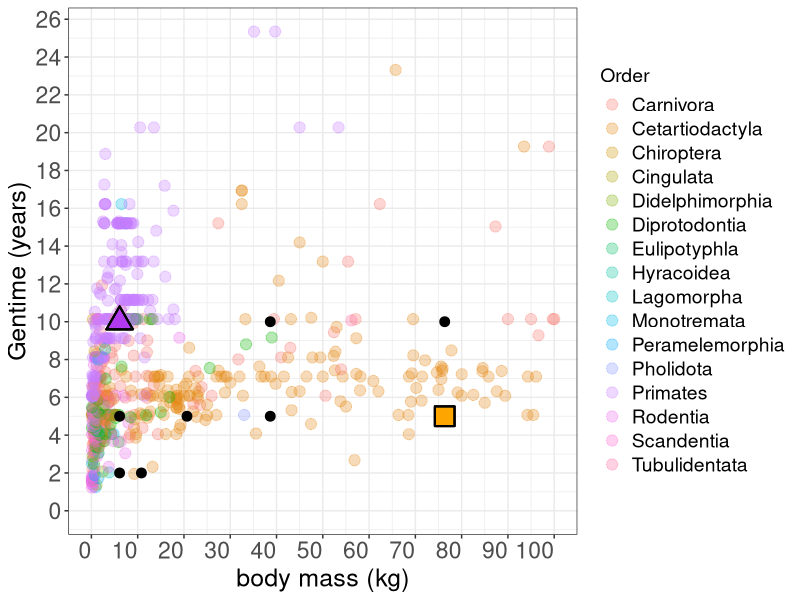
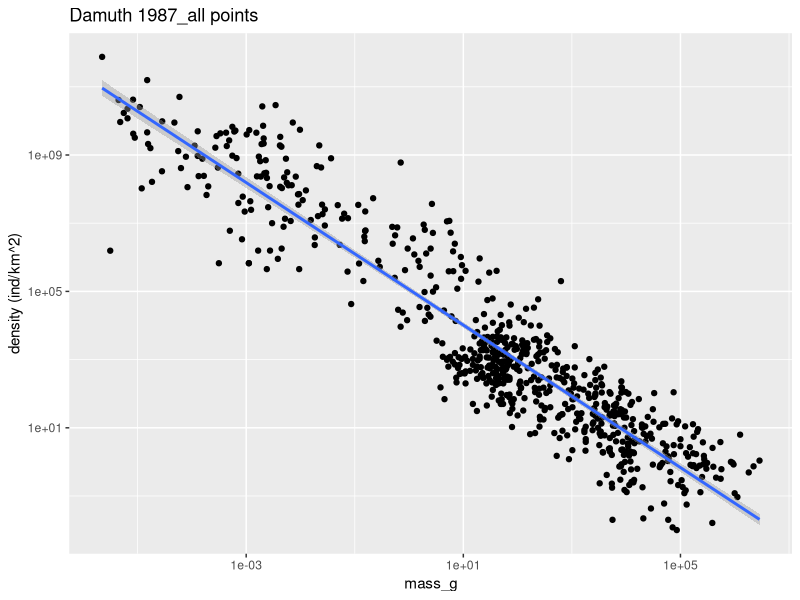
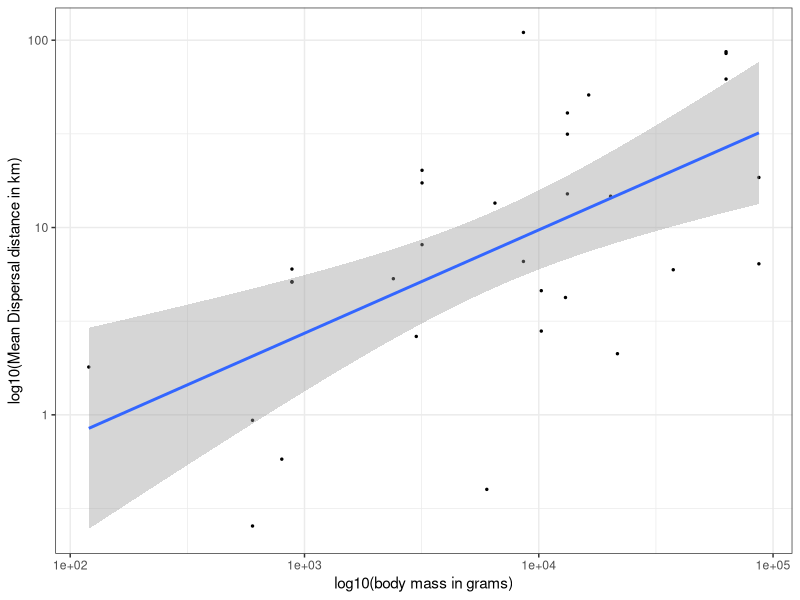

R code for these plots, in order: (Note: this script raises an error after producing the figures.)
## Codes related to Allometric plots

#libraries
library(readxl)
library(ggplot2)
library(dplyr)

## Generation Length vs Body mass
# Data from Pacifici, Michela, et al. "Generation length for mammals." Nature Conservation 5 (2013): 89-94.
GLdata = read_excel("GLmammals.xlsx")

# NA in cases where calculated_GL_d not present
GLdata$Calculated_GL_d[which(GLdata$Calculated_GL_d == "no information")] = NA

o = unique(GLdata$Order)

# we included only data points where GL was calculated based on observations of the species itself, excluding data derived from congenerics species,
# higher taxonomic levels (family or order), or estimates based on body mass. 
a = GLdata %>%
  filter(Sources_GL == "GMA" | Sources_GL == "Rspan-AFB" | Sources_GL == "Rspan-AFR" | Sources_GL == "Rspan-ASMmales" ) %>%
  filter(AdultBodyMass_g>100 & AdultBodyMass_g<100000)

GL_BM_data_filtered = a

# GL and BM data points manually selected
y1 = c(2,2, 5,5,5,5, 10,10,10)*360
x1 = c(10.81,6.09, 76.34,38.65,20.65,6.09, 76.34, 38.65, 6.09)*1000
d = data.frame(x1,y1)

# data points selected for simulation 
y2 = c(0.5, 5,10)*360
x2 = c(300, 76.34, 6.09)*1000
d2 = data.frame(x2, y2)


## Figure 4 (A) in main text and Figure S6 (A) in Supplementary Material
plot_GL_BM = ggplot(a, aes(x = as.numeric(AdultBodyMass_g), y  = as.numeric(GenerationLength_d), color = Order))+
  geom_point(size = 3.5, alpha = 0.3)+
  #labs(title = "C")+
  geom_point(data = d, aes(x = x1, y = y1), color = 'black', shape = 19, size = 3)+
  geom_point(data = d2, aes(x = x2[2], y = y2[2]), color = 'orange', shape = 15, size = 6)+
  geom_point(data = d2, aes(x = x2[2], y = y2[2]), color = 'black', shape = 0, size = 6, stroke = 1)+
  geom_point(data = d2, aes(x = x2[3], y = y2[3]), color = 'darkorchid2', shape = 17, size = 6)+
  geom_point(data = d2, aes(x = x2[3], y = y2[3]), color = 'black', shape = 2, size = 6, , stroke = 1)+
  ylab("Gentime (years)")+
  xlab("body mass (kg)")+
  scale_y_continuous(breaks=c(0, 720, 1440, 2160, 2880, 3600, 4320, 5040, 5760, 6480, 7200, 7920, 8640,9360), 
                     labels = c(0, 2,4,6,8,10,12,14,16,18,20,22,24,26))+
  scale_x_continuous(breaks=c(0, 10000, 20000, 30000, 40000, 50000, 60000,
                              70000, 80000, 90000, 100000),
                     labels = c(0,10,20,30,40,50,60,70,80,90,100))+
  expand_limits(x=0, y=0)+
  theme_bw()+
  theme(axis.text = element_text(angle = 0, hjust = 1, size = rel(1.5)),
        axis.title=element_text(size=18), legend.text=element_text(size=14), legend.title = element_text(size = 14),
        plot.title = element_text(size=18))

plot_GL_BM

#################################################################################

# Population Density vs Body Mass
# Data from Damuth, John. "Interspecific allometry of population density in mammals and other animals: the independence of body mass and population energy-use." Biological Journal of the Linnean Society 31.3 (1987): 193-246.

PDdata = read_excel("damuth1987.xlsx")

PDdata$type = as.factor(PDdata$type)
levels(PDdata$type)[levels(PDdata$type)=="Primates"] <- "primates"

a = PDdata

a %>%
  ggplot(aes(x = (mass_g), y = density))+
  ggtitle('Damuth 1987_all points')+
  geom_point()+
  ylab("density (ind/km^2)")+
  xlab("mass_g")+
  stat_smooth(method="lm")+
  scale_x_continuous(trans = 'log10') +
  scale_y_continuous(trans = 'log10')



################################################################################

# Dispersal Distance and Body Mass
# Data from Santini, Luca, et al. "Ecological correlates of dispersal distance in terrestrial mammals." Hystrix: The Italian Journal of Mammalogy 24.2 (2013).

DD_data =read.csv("DD_BM_2013_santini.csv")

# taking dispersal distances for species with body masses > 100 gm
DD_data = DD_data %>%
  filter(!is.na(DD_data$BM_g) & !is.na(DD_data$Mean_m) & !is.na(DD_data$Mean_f) & DD_data$BM_g > 100)

## FINDING THE ALLOMETRIC RELATIONSHIP BETWEEN DISPERSAL DISTANCE AND BODY MASS.

# plotting log10 - log10 scale
#using only male values because females are nearly equal to males

df = DD_data %>%
  select(Family, Species, Mean_m, Mean_f, BM_g) %>%
  filter(pmax(Mean_m, Mean_f)/pmin(Mean_m, Mean_f) < 1.2) %>%
  mutate(ratio = pmax(Mean_m, Mean_f)/pmin(Mean_m, Mean_f))


ggplot(df, aes(x = BM_g, y = Mean_m))+
  geom_point(size = 0.5)+
  scale_x_continuous(trans = 'log10')+
  scale_y_continuous(trans = 'log10')+
  ylab("log10(Mean Dispersal distance in km)")+
  xlab("log10(body mass in grams)")+
  theme_bw()+
  stat_smooth(method="lm")


model = lm(log(df$Mean_m) ~ log(df$BM_g))
intercept = model$coefficients[1]
slope = model$coefficients[2]
model



x = c(10.81, 6.09, 76.34, 38.65, 20.65)*1000  #body mass in grams
y = ((x)^(0.5588))*0.0454
d = data.frame(x,y)

x1 = c(330, 330, 130, 130, 52, 52)*1000   # body masses for different densities from allometry reported in Damuth 1981.
y1 = c(19, 32, 19, 32, 19, 32)            # Dispersal distance 
d1 = data.frame(x1, y1)



#plotting BM vs DD for species that have 
ggplot(BM_DD, aes(x = BM_g, y = Mean_m, color = "Data points from Santini et al. 2013"))+
  geom_point()+
  geom_point(data = d, aes(x = x, y = y,  color = "DD with allometry"), shape = 4, size = 3)+ 
  geom_point(data = d1, aes(x = x1, y = y1, color = 'Arenas et al., 2012 data points \n assuming deme edge of 100 km'), shape = 9, size = 3 )+
  annotate("text", x=52000, y=36, label="K = 200")+
  annotate("text", x=130000, y=36, label="K = 100")+
  annotate("text", x=330000, y=36, label="K = 50")+
  ylab("Mean dispersal distance (km)")+
  scale_x_continuous(breaks=seq(0,350000, 20000),
                     labels = seq(0, 350, 20))+
  scale_color_manual(name = "", values = c("DD with allometry" = "blue",
                                                  "Data points from Santini et al. 2013" = "black",
                                                  'Arenas et al., 2012 data points \n assuming deme edge of 100 km' = "red"))+
  xlab("Body mass (kgs)")+
  theme_bw()+
  theme(axis.text = element_text(angle = 0, hjust = 1, size = rel(1.5)),
        axis.title=element_text(size=18), legend.text=element_text(size=14), legend.title = element_text(size = 14),
        plot.title = element_text(size=18))


## TABLE S1: PARAMETER VALUES INCORPORATING ALLOMETRIC RELATIONSHIPS
# https://docs.google.com/spreadsheets/d/15SqI2fKsLleEF_3NOnDP-2qcICGkmpysrS915yHkM30/edit?usp=sharing

